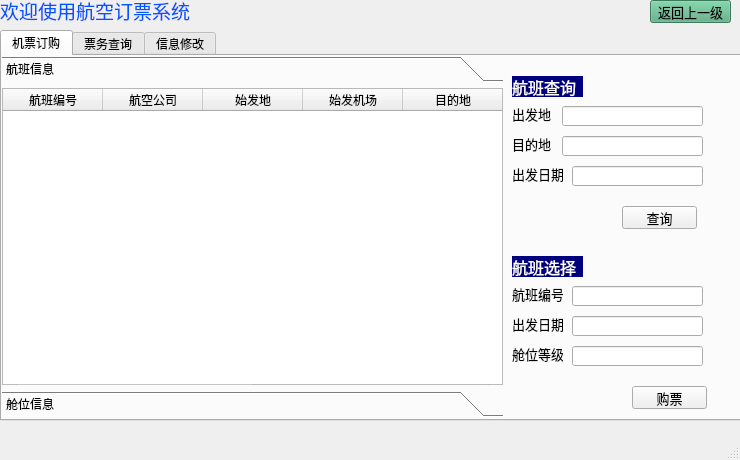
<?xml version="1.0" encoding="UTF-8"?>
<ui version="4.0">
 <class>Ui_order</class>
 <widget class="QMainWindow" name="Ui_order">
  <property name="geometry">
   <rect>
    <x>0</x>
    <y>0</y>
    <width>740</width>
    <height>460</height>
   </rect>
  </property>
  <property name="minimumSize">
   <size>
    <width>0</width>
    <height>200</height>
   </size>
  </property>
  <property name="font">
   <font>
    <pointsize>9</pointsize>
   </font>
  </property>
  <property name="windowTitle">
   <string>MainWindow</string>
  </property>
  <property name="styleSheet">
   <string notr="true"/>
  </property>
  <widget class="QWidget" name="centralwidget">
   <widget class="QLabel" name="label">
    <property name="geometry">
     <rect>
      <x>0</x>
      <y>0</y>
      <width>191</width>
      <height>21</height>
     </rect>
    </property>
    <property name="palette">
     <palette>
      <active>
       <colorrole role="WindowText">
        <brush brushstyle="SolidPattern">
         <color alpha="255">
          <red>0</red>
          <green>85</green>
          <blue>255</blue>
         </color>
        </brush>
       </colorrole>
      </active>
      <inactive>
       <colorrole role="WindowText">
        <brush brushstyle="SolidPattern">
         <color alpha="255">
          <red>0</red>
          <green>85</green>
          <blue>255</blue>
         </color>
        </brush>
       </colorrole>
      </inactive>
      <disabled>
       <colorrole role="WindowText">
        <brush brushstyle="SolidPattern">
         <color alpha="255">
          <red>120</red>
          <green>120</green>
          <blue>120</blue>
         </color>
        </brush>
       </colorrole>
      </disabled>
     </palette>
    </property>
    <property name="font">
     <font>
      <pointsize>14</pointsize>
     </font>
    </property>
    <property name="text">
     <string>欢迎使用航空订票系统</string>
    </property>
   </widget>
   <widget class="QTabWidget" name="tabWidget_2">
    <property name="geometry">
     <rect>
      <x>0</x>
      <y>30</y>
      <width>741</width>
      <height>391</height>
     </rect>
    </property>
    <property name="currentIndex">
     <number>0</number>
    </property>
    <widget class="QWidget" name="tab_1">
     <attribute name="title">
      <string>机票订购</string>
     </attribute>
     <widget class="QLabel" name="label_2">
      <property name="geometry">
       <rect>
        <x>510</x>
        <y>50</y>
        <width>41</width>
        <height>16</height>
       </rect>
      </property>
      <property name="font">
       <font>
        <pointsize>10</pointsize>
       </font>
      </property>
      <property name="text">
       <string>出发地</string>
      </property>
     </widget>
     <widget class="QLabel" name="label_3">
      <property name="geometry">
       <rect>
        <x>510</x>
        <y>80</y>
        <width>41</width>
        <height>16</height>
       </rect>
      </property>
      <property name="font">
       <font>
        <pointsize>10</pointsize>
       </font>
      </property>
      <property name="text">
       <string>目的地</string>
      </property>
     </widget>
     <widget class="QLineEdit" name="departure">
      <property name="geometry">
       <rect>
        <x>560</x>
        <y>50</y>
        <width>141</width>
        <height>20</height>
       </rect>
      </property>
     </widget>
     <widget class="QLineEdit" name="arrival">
      <property name="geometry">
       <rect>
        <x>560</x>
        <y>80</y>
        <width>141</width>
        <height>20</height>
       </rect>
      </property>
     </widget>
     <widget class="QPushButton" name="select_2">
      <property name="geometry">
       <rect>
        <x>620</x>
        <y>150</y>
        <width>75</width>
        <height>23</height>
       </rect>
      </property>
      <property name="font">
       <font>
        <pointsize>10</pointsize>
       </font>
      </property>
      <property name="text">
       <string>查询</string>
      </property>
     </widget>
     <widget class="QLabel" name="label_4">
      <property name="geometry">
       <rect>
        <x>510</x>
        <y>230</y>
        <width>51</width>
        <height>16</height>
       </rect>
      </property>
      <property name="font">
       <font>
        <pointsize>10</pointsize>
       </font>
      </property>
      <property name="text">
       <string>航班编号</string>
      </property>
     </widget>
     <widget class="QLabel" name="label_5">
      <property name="geometry">
       <rect>
        <x>510</x>
        <y>20</y>
        <width>71</width>
        <height>21</height>
       </rect>
      </property>
      <property name="font">
       <font>
        <pointsize>12</pointsize>
       </font>
      </property>
      <property name="styleSheet">
       <string notr="true">color: rgb(255, 255, 255);
background-color: rgb(0, 0, 127);</string>
      </property>
      <property name="text">
       <string>航班查询</string>
      </property>
     </widget>
     <widget class="QLabel" name="label_6">
      <property name="geometry">
       <rect>
        <x>510</x>
        <y>200</y>
        <width>71</width>
        <height>21</height>
       </rect>
      </property>
      <property name="font">
       <font>
        <pointsize>12</pointsize>
       </font>
      </property>
      <property name="styleSheet">
       <string notr="true">color: rgb(255, 255, 255);
background-color: rgb(0, 0, 127);</string>
      </property>
      <property name="text">
       <string>航班选择</string>
      </property>
     </widget>
     <widget class="QLabel" name="label_7">
      <property name="geometry">
       <rect>
        <x>510</x>
        <y>260</y>
        <width>51</width>
        <height>16</height>
       </rect>
      </property>
      <property name="font">
       <font>
        <pointsize>10</pointsize>
       </font>
      </property>
      <property name="text">
       <string>出发日期</string>
      </property>
     </widget>
     <widget class="QLineEdit" name="lineEdit_flightid">
      <property name="geometry">
       <rect>
        <x>570</x>
        <y>230</y>
        <width>131</width>
        <height>20</height>
       </rect>
      </property>
     </widget>
     <widget class="QLineEdit" name="lineEdit_startday1_2">
      <property name="geometry">
       <rect>
        <x>570</x>
        <y>260</y>
        <width>131</width>
        <height>20</height>
       </rect>
      </property>
     </widget>
     <widget class="QPushButton" name="order">
      <property name="geometry">
       <rect>
        <x>630</x>
        <y>330</y>
        <width>75</width>
        <height>23</height>
       </rect>
      </property>
      <property name="font">
       <font>
        <pointsize>10</pointsize>
       </font>
      </property>
      <property name="text">
       <string>购票</string>
      </property>
     </widget>
     <widget class="QLabel" name="label_11">
      <property name="geometry">
       <rect>
        <x>510</x>
        <y>110</y>
        <width>51</width>
        <height>16</height>
       </rect>
      </property>
      <property name="font">
       <font>
        <pointsize>10</pointsize>
       </font>
      </property>
      <property name="text">
       <string>出发日期</string>
      </property>
     </widget>
     <widget class="QLineEdit" name="lineEdit_startday_2">
      <property name="geometry">
       <rect>
        <x>570</x>
        <y>110</y>
        <width>131</width>
        <height>20</height>
       </rect>
      </property>
     </widget>
     <widget class="QToolBox" name="toolBox">
      <property name="geometry">
       <rect>
        <x>0</x>
        <y>0</y>
        <width>501</width>
        <height>361</height>
       </rect>
      </property>
      <property name="currentIndex">
       <number>0</number>
      </property>
      <widget class="QWidget" name="page">
       <property name="geometry">
        <rect>
         <x>0</x>
         <y>0</y>
         <width>501</width>
         <height>309</height>
        </rect>
       </property>
       <attribute name="label">
        <string>航班信息</string>
       </attribute>
       <widget class="QTableWidget" name="tableWidget_2">
        <property name="geometry">
         <rect>
          <x>0</x>
          <y>0</y>
          <width>501</width>
          <height>311</height>
         </rect>
        </property>
        <column>
         <property name="text">
          <string>航班编号</string>
         </property>
        </column>
        <column>
         <property name="text">
          <string>航空公司</string>
         </property>
        </column>
        <column>
         <property name="text">
          <string>始发地</string>
         </property>
        </column>
        <column>
         <property name="text">
          <string>始发机场</string>
         </property>
        </column>
        <column>
         <property name="text">
          <string>目的地</string>
         </property>
        </column>
        <column>
         <property name="text">
          <string>目的机场</string>
         </property>
        </column>
        <column>
         <property name="text">
          <string>起飞时间</string>
         </property>
        </column>
        <column>
         <property name="text">
          <string>机型</string>
         </property>
        </column>
       </widget>
      </widget>
      <widget class="QWidget" name="page_2">
       <property name="geometry">
        <rect>
         <x>0</x>
         <y>0</y>
         <width>501</width>
         <height>309</height>
        </rect>
       </property>
       <attribute name="label">
        <string>舱位信息</string>
       </attribute>
       <widget class="QTableWidget" name="tableWidget_3">
        <property name="geometry">
         <rect>
          <x>0</x>
          <y>0</y>
          <width>501</width>
          <height>311</height>
         </rect>
        </property>
        <column>
         <property name="text">
          <string>航班编号</string>
         </property>
        </column>
        <column>
         <property name="text">
          <string>舱位等级</string>
         </property>
        </column>
        <column>
         <property name="text">
          <string>出发日期</string>
         </property>
        </column>
        <column>
         <property name="text">
          <string>起飞时间</string>
         </property>
        </column>
        <column>
         <property name="text">
          <string>座位总数</string>
         </property>
        </column>
        <column>
         <property name="text">
          <string>余票数量</string>
         </property>
        </column>
        <column>
         <property name="text">
          <string>票价</string>
         </property>
        </column>
       </widget>
      </widget>
     </widget>
     <widget class="QLabel" name="label_26">
      <property name="geometry">
       <rect>
        <x>510</x>
        <y>290</y>
        <width>51</width>
        <height>16</height>
       </rect>
      </property>
      <property name="font">
       <font>
        <pointsize>10</pointsize>
       </font>
      </property>
      <property name="text">
       <string>舱位等级</string>
      </property>
     </widget>
     <widget class="QLineEdit" name="lineEdit_cabin_level">
      <property name="geometry">
       <rect>
        <x>570</x>
        <y>290</y>
        <width>131</width>
        <height>20</height>
       </rect>
      </property>
     </widget>
    </widget>
    <widget class="QWidget" name="tab_3">
     <attribute name="title">
      <string>票务查询</string>
     </attribute>
     <widget class="QTableWidget" name="tableWidget">
      <property name="geometry">
       <rect>
        <x>0</x>
        <y>0</y>
        <width>501</width>
        <height>361</height>
       </rect>
      </property>
      <column>
       <property name="text">
        <string>航班编号</string>
       </property>
      </column>
      <column>
       <property name="text">
        <string>始发机场</string>
       </property>
      </column>
      <column>
       <property name="text">
        <string>目的机场</string>
       </property>
      </column>
      <column>
       <property name="text">
        <string>起飞时间</string>
       </property>
      </column>
      <column>
       <property name="text">
        <string>航站楼</string>
       </property>
      </column>
      <column>
       <property name="text">
        <string>登机口</string>
       </property>
      </column>
      <column>
       <property name="text">
        <string>舱位等级</string>
       </property>
      </column>
      <column>
       <property name="text">
        <string>座位号</string>
       </property>
      </column>
      <column>
       <property name="text">
        <string>价格</string>
       </property>
      </column>
     </widget>
     <widget class="QLabel" name="label_8">
      <property name="geometry">
       <rect>
        <x>510</x>
        <y>10</y>
        <width>101</width>
        <height>21</height>
       </rect>
      </property>
      <property name="font">
       <font>
        <pointsize>12</pointsize>
       </font>
      </property>
      <property name="styleSheet">
       <string notr="true">color: rgb(255, 255, 255);
background-color: rgb(0, 0, 127);</string>
      </property>
      <property name="text">
       <string>订票记录查询</string>
      </property>
     </widget>
     <widget class="QLabel" name="label_9">
      <property name="geometry">
       <rect>
        <x>510</x>
        <y>50</y>
        <width>51</width>
        <height>16</height>
       </rect>
      </property>
      <property name="font">
       <font>
        <pointsize>10</pointsize>
       </font>
      </property>
      <property name="text">
       <string>乘客姓名</string>
      </property>
     </widget>
     <widget class="QLineEdit" name="lineEdit_passangername">
      <property name="geometry">
       <rect>
        <x>570</x>
        <y>50</y>
        <width>131</width>
        <height>20</height>
       </rect>
      </property>
     </widget>
     <widget class="QLabel" name="label_10">
      <property name="geometry">
       <rect>
        <x>510</x>
        <y>80</y>
        <width>51</width>
        <height>16</height>
       </rect>
      </property>
      <property name="font">
       <font>
        <pointsize>10</pointsize>
       </font>
      </property>
      <property name="text">
       <string>出发日期</string>
      </property>
     </widget>
     <widget class="QLineEdit" name="lineEdit_startday">
      <property name="geometry">
       <rect>
        <x>570</x>
        <y>80</y>
        <width>131</width>
        <height>20</height>
       </rect>
      </property>
     </widget>
     <widget class="QPushButton" name="select">
      <property name="geometry">
       <rect>
        <x>620</x>
        <y>140</y>
        <width>75</width>
        <height>23</height>
       </rect>
      </property>
      <property name="font">
       <font>
        <pointsize>10</pointsize>
       </font>
      </property>
      <property name="text">
       <string>查询</string>
      </property>
     </widget>
     <widget class="QLabel" name="label_19">
      <property name="geometry">
       <rect>
        <x>510</x>
        <y>210</y>
        <width>51</width>
        <height>16</height>
       </rect>
      </property>
      <property name="font">
       <font>
        <pointsize>10</pointsize>
       </font>
      </property>
      <property name="text">
       <string>航班编号</string>
      </property>
     </widget>
     <widget class="QLabel" name="label_20">
      <property name="geometry">
       <rect>
        <x>510</x>
        <y>180</y>
        <width>71</width>
        <height>21</height>
       </rect>
      </property>
      <property name="font">
       <font>
        <pointsize>12</pointsize>
       </font>
      </property>
      <property name="styleSheet">
       <string notr="true">color: rgb(255, 255, 255);
background-color: rgb(0, 0, 127);</string>
      </property>
      <property name="text">
       <string>机票退订</string>
      </property>
     </widget>
     <widget class="QLineEdit" name="lineEdit_flight">
      <property name="geometry">
       <rect>
        <x>570</x>
        <y>210</y>
        <width>131</width>
        <height>20</height>
       </rect>
      </property>
     </widget>
     <widget class="QPushButton" name="cancel">
      <property name="geometry">
       <rect>
        <x>620</x>
        <y>300</y>
        <width>75</width>
        <height>23</height>
       </rect>
      </property>
      <property name="font">
       <font>
        <pointsize>10</pointsize>
       </font>
      </property>
      <property name="text">
       <string>退票</string>
      </property>
     </widget>
     <widget class="QLineEdit" name="lineEdit_startday1">
      <property name="geometry">
       <rect>
        <x>570</x>
        <y>240</y>
        <width>131</width>
        <height>20</height>
       </rect>
      </property>
     </widget>
     <widget class="QLabel" name="label_21">
      <property name="geometry">
       <rect>
        <x>510</x>
        <y>240</y>
        <width>51</width>
        <height>16</height>
       </rect>
      </property>
      <property name="font">
       <font>
        <pointsize>10</pointsize>
       </font>
      </property>
      <property name="text">
       <string>出发日期</string>
      </property>
     </widget>
     <widget class="QLabel" name="label_23">
      <property name="geometry">
       <rect>
        <x>510</x>
        <y>270</y>
        <width>51</width>
        <height>16</height>
       </rect>
      </property>
      <property name="font">
       <font>
        <pointsize>10</pointsize>
       </font>
      </property>
      <property name="text">
       <string>舱位等级</string>
      </property>
     </widget>
     <widget class="QLineEdit" name="lineEdit_passanger1">
      <property name="geometry">
       <rect>
        <x>570</x>
        <y>270</y>
        <width>131</width>
        <height>20</height>
       </rect>
      </property>
     </widget>
     <widget class="QLineEdit" name="lineEdit_identity_3">
      <property name="geometry">
       <rect>
        <x>580</x>
        <y>110</y>
        <width>121</width>
        <height>20</height>
       </rect>
      </property>
     </widget>
     <widget class="QLabel" name="label_27">
      <property name="geometry">
       <rect>
        <x>510</x>
        <y>110</y>
        <width>71</width>
        <height>16</height>
       </rect>
      </property>
      <property name="font">
       <font>
        <pointsize>10</pointsize>
       </font>
      </property>
      <property name="text">
       <string>乘客证件号</string>
      </property>
     </widget>
    </widget>
    <widget class="QWidget" name="tab_4">
     <attribute name="title">
      <string>信息修改</string>
     </attribute>
     <widget class="QLabel" name="label_16">
      <property name="geometry">
       <rect>
        <x>450</x>
        <y>200</y>
        <width>51</width>
        <height>21</height>
       </rect>
      </property>
      <property name="font">
       <font>
        <pointsize>10</pointsize>
       </font>
      </property>
      <property name="text">
       <string>身份证号</string>
      </property>
     </widget>
     <widget class="QLabel" name="label_17">
      <property name="geometry">
       <rect>
        <x>450</x>
        <y>170</y>
        <width>51</width>
        <height>21</height>
       </rect>
      </property>
      <property name="font">
       <font>
        <pointsize>10</pointsize>
       </font>
      </property>
      <property name="text">
       <string>联系电话</string>
      </property>
     </widget>
     <widget class="QLineEdit" name="lineEdit_password1">
      <property name="geometry">
       <rect>
        <x>510</x>
        <y>260</y>
        <width>131</width>
        <height>20</height>
       </rect>
      </property>
      <property name="text">
       <string/>
      </property>
     </widget>
     <widget class="QLineEdit" name="lineEdit_sex">
      <property name="geometry">
       <rect>
        <x>510</x>
        <y>110</y>
        <width>131</width>
        <height>20</height>
       </rect>
      </property>
      <property name="text">
       <string/>
      </property>
     </widget>
     <widget class="QLineEdit" name="lineEdit_birth">
      <property name="geometry">
       <rect>
        <x>510</x>
        <y>140</y>
        <width>131</width>
        <height>20</height>
       </rect>
      </property>
      <property name="text">
       <string/>
      </property>
     </widget>
     <widget class="QLineEdit" name="lineEdit_phone">
      <property name="geometry">
       <rect>
        <x>510</x>
        <y>170</y>
        <width>131</width>
        <height>20</height>
       </rect>
      </property>
      <property name="text">
       <string/>
      </property>
     </widget>
     <widget class="QLabel" name="label_14">
      <property name="geometry">
       <rect>
        <x>450</x>
        <y>260</y>
        <width>51</width>
        <height>21</height>
       </rect>
      </property>
      <property name="font">
       <font>
        <pointsize>10</pointsize>
       </font>
      </property>
      <property name="text">
       <string>再次确认</string>
      </property>
     </widget>
     <widget class="QLineEdit" name="lineEdit_password">
      <property name="geometry">
       <rect>
        <x>510</x>
        <y>230</y>
        <width>131</width>
        <height>20</height>
       </rect>
      </property>
      <property name="text">
       <string/>
      </property>
     </widget>
     <widget class="QPushButton" name="modify">
      <property name="geometry">
       <rect>
        <x>560</x>
        <y>300</y>
        <width>75</width>
        <height>23</height>
       </rect>
      </property>
      <property name="font">
       <font>
        <pointsize>10</pointsize>
       </font>
      </property>
      <property name="text">
       <string>确认修改</string>
      </property>
     </widget>
     <widget class="QLabel" name="label_13">
      <property name="geometry">
       <rect>
        <x>450</x>
        <y>110</y>
        <width>31</width>
        <height>21</height>
       </rect>
      </property>
      <property name="font">
       <font>
        <pointsize>10</pointsize>
       </font>
      </property>
      <property name="text">
       <string>性别</string>
      </property>
     </widget>
     <widget class="QLineEdit" name="lineEdit_identity">
      <property name="geometry">
       <rect>
        <x>510</x>
        <y>200</y>
        <width>131</width>
        <height>20</height>
       </rect>
      </property>
      <property name="text">
       <string/>
      </property>
     </widget>
     <widget class="QLabel" name="label_18">
      <property name="geometry">
       <rect>
        <x>450</x>
        <y>140</y>
        <width>51</width>
        <height>21</height>
       </rect>
      </property>
      <property name="font">
       <font>
        <pointsize>10</pointsize>
       </font>
      </property>
      <property name="text">
       <string>出生年月</string>
      </property>
     </widget>
     <widget class="QLineEdit" name="lineEdit_name">
      <property name="geometry">
       <rect>
        <x>510</x>
        <y>80</y>
        <width>131</width>
        <height>20</height>
       </rect>
      </property>
      <property name="text">
       <string/>
      </property>
     </widget>
     <widget class="QLabel" name="label_15">
      <property name="geometry">
       <rect>
        <x>450</x>
        <y>230</y>
        <width>51</width>
        <height>21</height>
       </rect>
      </property>
      <property name="font">
       <font>
        <pointsize>10</pointsize>
       </font>
      </property>
      <property name="text">
       <string>登录密码</string>
      </property>
     </widget>
     <widget class="QLabel" name="label_12">
      <property name="geometry">
       <rect>
        <x>450</x>
        <y>80</y>
        <width>31</width>
        <height>21</height>
       </rect>
      </property>
      <property name="font">
       <font>
        <pointsize>10</pointsize>
       </font>
      </property>
      <property name="text">
       <string>姓名</string>
      </property>
     </widget>
     <widget class="QLabel" name="label_24">
      <property name="geometry">
       <rect>
        <x>500</x>
        <y>30</y>
        <width>101</width>
        <height>21</height>
       </rect>
      </property>
      <property name="font">
       <font>
        <pointsize>12</pointsize>
       </font>
      </property>
      <property name="styleSheet">
       <string notr="true">color: rgb(255, 255, 255);
background-color: rgb(0, 0, 127);</string>
      </property>
      <property name="text">
       <string>用户信息修改</string>
      </property>
      <property name="alignment">
       <set>Qt::AlignCenter</set>
      </property>
     </widget>
     <widget class="QLabel" name="label_25">
      <property name="geometry">
       <rect>
        <x>10</x>
        <y>40</y>
        <width>401</width>
        <height>241</height>
       </rect>
      </property>
      <property name="styleSheet">
       <string notr="true">image: url(:/pic/C:/Users/CXY/Pictures/Camera Roll/飞机1.png);</string>
      </property>
      <property name="text">
       <string/>
      </property>
     </widget>
     <widget class="QPushButton" name="modify_2">
      <property name="geometry">
       <rect>
        <x>450</x>
        <y>300</y>
        <width>75</width>
        <height>23</height>
       </rect>
      </property>
      <property name="font">
       <font>
        <pointsize>10</pointsize>
       </font>
      </property>
      <property name="text">
       <string>显示原信息</string>
      </property>
     </widget>
    </widget>
   </widget>
   <widget class="QPushButton" name="pushButton_29">
    <property name="geometry">
     <rect>
      <x>650</x>
      <y>0</y>
      <width>81</width>
      <height>23</height>
     </rect>
    </property>
    <property name="font">
     <font>
      <pointsize>10</pointsize>
     </font>
    </property>
    <property name="styleSheet">
     <string notr="true">background-color:rgb(85, 170, 127)</string>
    </property>
    <property name="text">
     <string>返回上一级</string>
    </property>
   </widget>
   <widget class="QWidget" name="widget" native="true">
    <property name="geometry">
     <rect>
      <x>230</x>
      <y>0</y>
      <width>111</width>
      <height>21</height>
     </rect>
    </property>
   </widget>
  </widget>
  <widget class="QStatusBar" name="statusbar"/>
  <widget class="QMenuBar" name="menubar">
   <property name="geometry">
    <rect>
     <x>0</x>
     <y>0</y>
     <width>740</width>
     <height>22</height>
    </rect>
   </property>
  </widget>
 </widget>
 <resources>
  <include location="background.qrc"/>
  <include location="plane.qrc"/>
 </resources>
 <connections/>
</ui>
